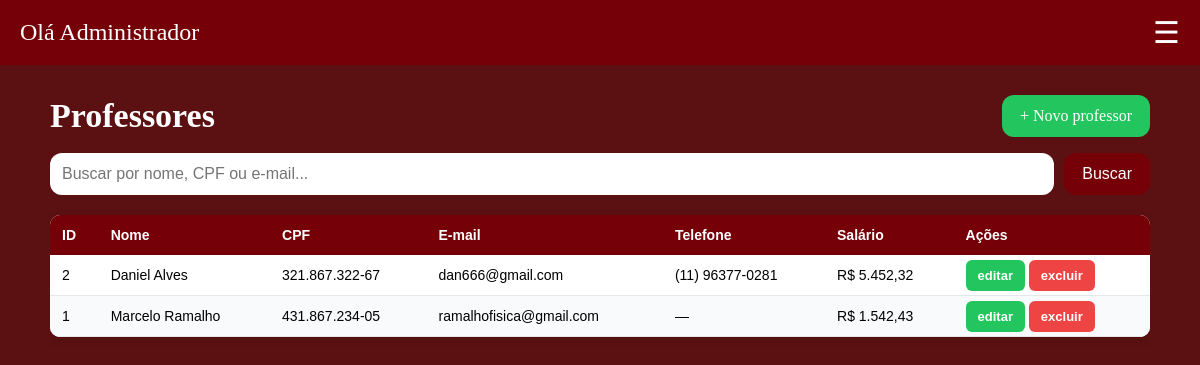
/Gestao-Escolar/php/admin/listarprofessor.php (signed in), run on the app's committed database.
### tables this page shows
CREATE TABLE IF NOT EXISTS `professor` (
  `id_professor` int NOT NULL AUTO_INCREMENT,
  `nome` varchar(100) NOT NULL,
  `email` varchar(50) NOT NULL,
  `data_nascimento` date DEFAULT NULL,
  `cpf` varchar(14) NOT NULL,
  `tel` varchar(20) DEFAULT NULL,
  `salario` decimal(10,2) DEFAULT NULL,
  PRIMARY KEY (`id_professor`),
  UNIQUE KEY `cpf` (`cpf`),
  UNIQUE KEY `email` (`email`)
);

### Gestao-Escolar/php/verifica.php (called while the page is built, shortened)
<?php
function h($texto) {
    return htmlspecialchars((string)$texto, ENT_QUOTES, 'UTF-8');
}
function dinheiro($valor) {
    return "R$ " . number_format((float)$valor, 2, ",", ".");
}

### Gestao-Escolar/php/admin/listarprofessor.php (the view, shortened to what this page needs)
<?php
include "../verifica.php";
include_once "../conexao.php";
$busca = trim($_GET["busca"] ?? "");
$like = "%" . $busca . "%";
$stmt = $sql->prepare("SELECT * FROM professor WHERE nome LIKE ? OR cpf LIKE ? OR email LIKE ? ORDER BY nome");
$stmt->bind_param("sss", $like, $like, $like);
$stmt->execute();
$query = $stmt->get_result();
?>
<!DOCTYPE html>
<html lang="pt-br">
<head>
    <link rel="stylesheet" href="../../css/style.css">
</head>
<body class="sla">
<?php include "../includes/header_admin.php"; ?>
<div class="container">
  <div class="page-head">
    <h2 class="titulo-pag">Professores</h2>
    <a class="btn-novo" href="cadprofessor.php">+ Novo professor</a>
  </div>
  <form method="get" class="toolbar">
    <input type="search" name="busca" class="busca" placeholder="Buscar por nome, CPF ou e-mail..." value="<?php echo h($busca); ?>">
    <button class="btn" type="submit">Buscar</button>
  </form>
  <div class="tabela-wrap">
    <table>
      <thead>
        <tr><th>ID</th><th>Nome</th><th>CPF</th><th>E-mail</th><th>Telefone</th><th>Salário</th><th>Ações</th></tr>
      </thead>
      <tbody>
<?php while ($row = $query->fetch_assoc()): ?>
        <tr>
          <td><?php echo (int)$row['id_professor']; ?></td>
          <td><?php echo h($row['nome']); ?></td>
          <td><?php echo h($row['cpf']); ?></td>
          <td><?php echo h($row['email']); ?></td>
          <td><?php echo h($row['tel'] ?? '—'); ?></td>
          <td><?php echo dinheiro($row['salario']); ?></td>
          <td class="acoes">
            <a class="btn-editar" href="edprofessor.php?id=<?php echo (int)$row['id_professor']; ?>">editar</a>
            <a class="btn-excluir" href="../excprofessor.php?id=<?php echo (int)$row['id_professor']; ?>">excluir</a>
          </td>
        </tr>
<?php endwhile; ?>
      </tbody>
    </table>
  </div>
</div>
</body>
</html>

### Gestao-Escolar/css/style.css (style rules this page uses)
.sla { margin: 0; background-color: rgb(91, 17, 17); }
a { text-decoration: none; }
table { width: 100%; border-collapse: collapse; margin: 20px 0; font-family: Arial, sans-serif; background: #fff; box-shadow: 0 4px 12px rgba(0,0,0,0.1); border-radius: 10px; overflow: hidden; }
table th { background: #eb25b3; color: white; padding: 12px; text-align: left; font-size: 14px; }
table td { padding: 12px; border-bottom: 1px solid #e5e7eb; font-size: 14px; }
table tr:nth-child(even) { background-color: #f8fafc; }
.btn-editar, .btn-excluir { text-decoration: none; padding: 8px 12px; border-radius: 6px; color: white; font-size: 13px; font-weight: bold; }
.btn-editar { background-color: #22c55e; }
.btn-excluir { background-color: #ef4444; }
.container { max-width: 1100px; margin: 30px auto; padding: 0 20px; }
.page-head { display: flex; justify-content: space-between; align-items: center; flex-wrap: wrap; gap: 12px; margin-bottom: 16px; }
.titulo-pag { color: #ffffff; font-size: 34px; margin: 0; }
.btn, .btn-novo, .btn-form { display: inline-block; cursor: pointer; border: none; border-radius: 12px; padding: 12px 18px; font-size: 16px; background-color: rgb(118, 0, 8); color: #ffffff; transition: 0.2s; }
.btn-novo { background-color: #22c55e; }
.toolbar { display: flex; flex-wrap: wrap; gap: 10px; margin-bottom: 10px; }
.toolbar input, .toolbar select { padding: 12px; border-radius: 12px; border: none; outline: none; background-color: #ffffff; font-size: 16px; }
.toolbar .busca { flex: 1; min-width: 220px; }
.tabela-wrap { overflow-x: auto; }
.tabela-wrap table { margin: 10px 0; }
.tabela-wrap table th { background: rgb(118, 0, 8); white-space: nowrap; }
.tabela-wrap td.acoes { white-space: nowrap; }

### data on the page
professor: id_professor "2", nome "Daniel Alves", cpf "321.867.322-67", email "dan666@gmail.com", tel "(11) 96377-0281", salario "R$ 5.452,32"
professor: id_professor "1", nome "Marcelo Ramalho", cpf "431.867.234-05", email "ramalhofisica@gmail.com", tel "—", salario "R$ 1.542,43"
